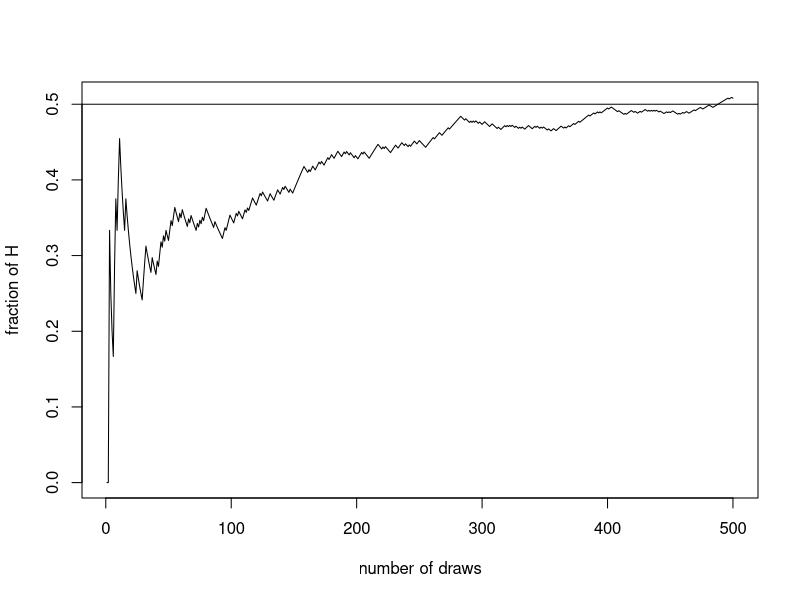
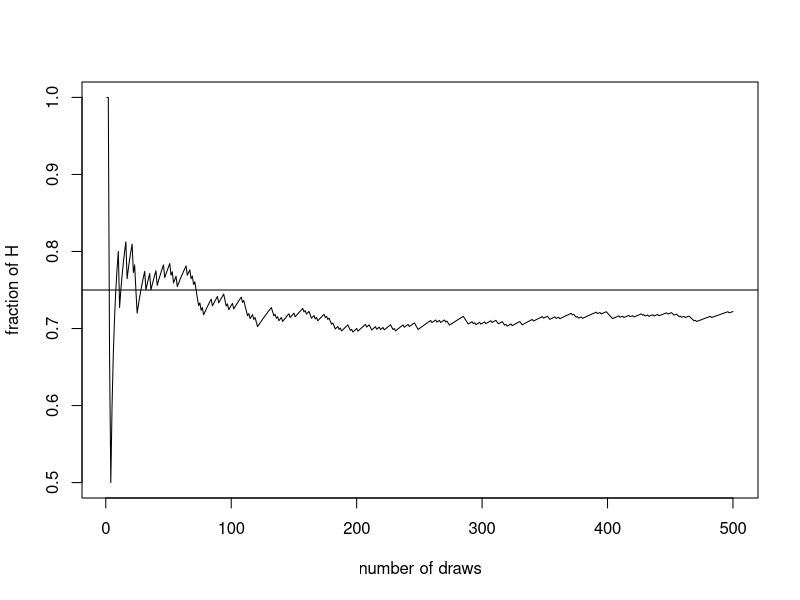

Source code (R) for these figures, in order:
rm(list = ls())
set.seed(92) #fixes the random number generator


## Example #1: 

#(a) Construct a vector/array that represents a coin. The vector should have two entries, one for heads (H) and ones for tails (T).

coin = c("H","T")


#(b)
n = 500
s = sample(coin, size = n, replace = TRUE)

#(c) cumsum() is a built in function that allows you to avoid a loop
p = matrix(data = NA, nrow = n, ncol = 1)

for (i in 1:n){
	dumb = s[1:i]
	p[i] = length(dumb[dumb == "H"])/i
}

plot(p, type = "l", xlab = "number of draws", ylab = "fraction of H"); abline(0.5,0) #inputs are intercept and slope
length(s[s=="H"])/n

#(d) Repeat this process for a biased coin, where the probability of heads is 0.75.
biased_coin = c("H","H","H","T")
s = sample(coin, size = n, replace = TRUE, prob = c(0.75, 0.25))

p = matrix(data = NA, nrow = n, ncol = 1)

for (i in 1:n){
	dumb = s[1:i]
	p[i] = length(dumb[dumb == "H"])/i
}

plot(p, type = "l", xlab = "number of draws", ylab = "fraction of H"); 

abline(0.75,0)

## Example #2

#Imagine two unmarked bags filled with poker chips. Each bag contains both red poker chips and white poker chips. In bag one, there are 75% red and 25% white; in bag two, there are 75% white and 25% red. Imagine that you pick one bag at random, and, without looking inside, begin to pull chips out, one at a time. 

#(a) Before you start picking out chips, what is the probability that you choose bag one?
0.5

#(b) What is the probability that you chose bag one given that you draw a red chip?

(0.75*0.5)/(0.75*0.5 + 0.25*0.5)

#(c) What is the probability that you have bag one given that your first two draws are red chips? What about three? Is there a pattern?


(0.75*0.75)/(0.75^2+0.25^2)
#Note that the odds ($=\frac{p}{1-p}$) for (b) are 3:1 in favor of R; in (c), they are 9:1. If we got three Rs, the odds would be 27:1. So, the odds increase by a factor of three.





